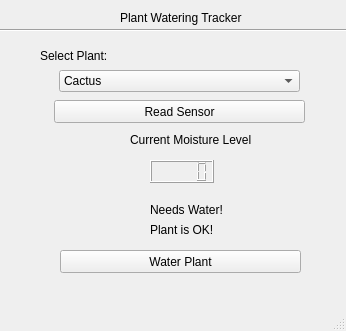
<?xml version="1.0" encoding="UTF-8"?>
<ui version="4.0">
 <class>MainWindow</class>
 <widget class="QMainWindow" name="MainWindow">
  <property name="geometry">
   <rect>
    <x>0</x>
    <y>0</y>
    <width>346</width>
    <height>331</height>
   </rect>
  </property>
  <property name="windowTitle">
   <string>MainWindow</string>
  </property>
  <widget class="QWidget" name="centralwidget">
   <widget class="QLabel" name="label">
    <property name="geometry">
     <rect>
      <x>120</x>
      <y>10</y>
      <width>131</width>
      <height>16</height>
     </rect>
    </property>
    <property name="text">
     <string>Plant Watering Tracker</string>
    </property>
   </widget>
   <widget class="QLabel" name="label_2">
    <property name="geometry">
     <rect>
      <x>40</x>
      <y>45</y>
      <width>71</width>
      <height>21</height>
     </rect>
    </property>
    <property name="text">
     <string>Select Plant:</string>
    </property>
   </widget>
   <widget class="Line" name="line">
    <property name="geometry">
     <rect>
      <x>0</x>
      <y>20</y>
      <width>381</width>
      <height>20</height>
     </rect>
    </property>
    <property name="orientation">
     <enum>Qt::Horizontal</enum>
    </property>
   </widget>
   <widget class="QPushButton" name="sensor_button">
    <property name="geometry">
     <rect>
      <x>54</x>
      <y>100</y>
      <width>251</width>
      <height>23</height>
     </rect>
    </property>
    <property name="text">
     <string>Read Sensor</string>
    </property>
   </widget>
   <widget class="QLCDNumber" name="moisture_display">
    <property name="geometry">
     <rect>
      <x>150</x>
      <y>160</y>
      <width>64</width>
      <height>23</height>
     </rect>
    </property>
   </widget>
   <widget class="QLabel" name="label_4">
    <property name="geometry">
     <rect>
      <x>130</x>
      <y>130</y>
      <width>141</width>
      <height>20</height>
     </rect>
    </property>
    <property name="text">
     <string>Current Moisture Level</string>
    </property>
   </widget>
   <widget class="QLabel" name="needs_water_label">
    <property name="geometry">
     <rect>
      <x>150</x>
      <y>200</y>
      <width>121</width>
      <height>20</height>
     </rect>
    </property>
    <property name="text">
     <string>Needs Water!</string>
    </property>
   </widget>
   <widget class="QLabel" name="ok_label">
    <property name="geometry">
     <rect>
      <x>150</x>
      <y>220</y>
      <width>91</width>
      <height>20</height>
     </rect>
    </property>
    <property name="text">
     <string>Plant is OK!</string>
    </property>
   </widget>
   <widget class="QPushButton" name="water_button">
    <property name="geometry">
     <rect>
      <x>60</x>
      <y>250</y>
      <width>241</width>
      <height>23</height>
     </rect>
    </property>
    <property name="text">
     <string>Water Plant</string>
    </property>
   </widget>
   <widget class="QComboBox" name="plant_select">
    <property name="geometry">
     <rect>
      <x>59</x>
      <y>70</y>
      <width>241</width>
      <height>22</height>
     </rect>
    </property>
    <item>
     <property name="text">
      <string>Cactus</string>
     </property>
    </item>
    <item>
     <property name="text">
      <string>Rose</string>
     </property>
    </item>
    <item>
     <property name="text">
      <string>Sunflower</string>
     </property>
    </item>
    <item>
     <property name="text">
      <string>Aloe Vera</string>
     </property>
    </item>
   </widget>
  </widget>
  <widget class="QMenuBar" name="menubar">
   <property name="geometry">
    <rect>
     <x>0</x>
     <y>0</y>
     <width>346</width>
     <height>22</height>
    </rect>
   </property>
  </widget>
  <widget class="QStatusBar" name="statusbar"/>
 </widget>
 <resources/>
 <connections/>
</ui>
